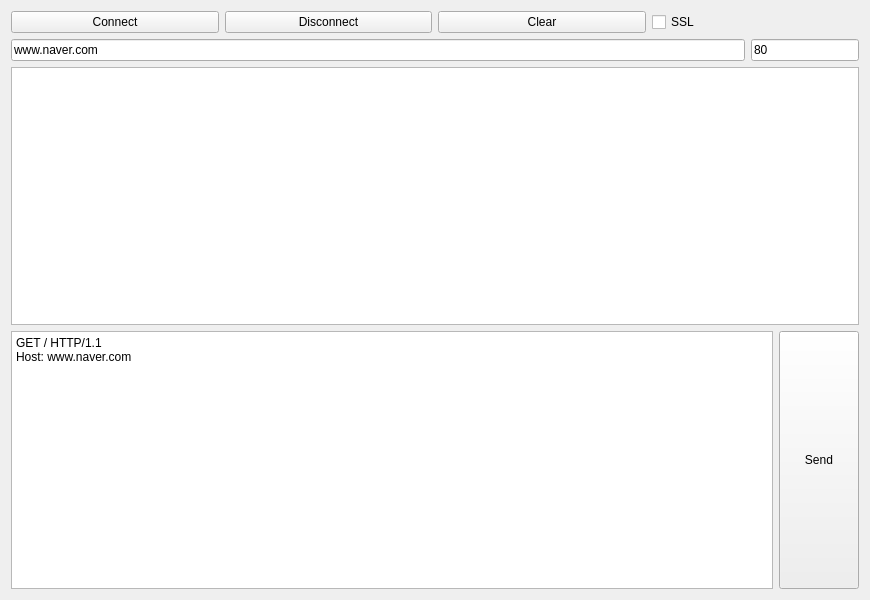
<?xml version="1.0" encoding="UTF-8"?>
<ui version="4.0">
 <class>Widget</class>
 <widget class="QWidget" name="Widget">
  <property name="geometry">
   <rect>
    <x>0</x>
    <y>0</y>
    <width>870</width>
    <height>600</height>
   </rect>
  </property>
  <property name="windowTitle">
   <string>WebClient</string>
  </property>
  <layout class="QGridLayout" name="gridLayout">
   <item row="0" column="0">
    <layout class="QGridLayout" name="gridLayout_2">
     <item row="0" column="0">
      <layout class="QHBoxLayout" name="horizontalLayout">
       <item>
        <widget class="QPushButton" name="pbConnect">
         <property name="text">
          <string>Connect</string>
         </property>
        </widget>
       </item>
       <item>
        <widget class="QPushButton" name="pbDisconnect">
         <property name="text">
          <string>Disconnect</string>
         </property>
        </widget>
       </item>
       <item>
        <widget class="QPushButton" name="pbClear">
         <property name="text">
          <string>Clear</string>
         </property>
        </widget>
       </item>
       <item>
        <widget class="QCheckBox" name="cbUseSSL">
         <property name="text">
          <string>SSL</string>
         </property>
        </widget>
       </item>
      </layout>
     </item>
     <item row="1" column="0">
      <layout class="QHBoxLayout" name="horizontalLayout_2">
       <item>
        <widget class="QLineEdit" name="leHost">
         <property name="text">
          <string>www.naver.com</string>
         </property>
        </widget>
       </item>
       <item>
        <widget class="QLineEdit" name="lePort">
         <property name="sizePolicy">
          <sizepolicy hsizetype="Fixed" vsizetype="Fixed">
           <horstretch>0</horstretch>
           <verstretch>0</verstretch>
          </sizepolicy>
         </property>
         <property name="text">
          <string>80</string>
         </property>
        </widget>
       </item>
      </layout>
     </item>
     <item row="2" column="0">
      <widget class="QPlainTextEdit" name="pteMessage">
       <property name="plainText">
        <string/>
       </property>
      </widget>
     </item>
     <item row="3" column="0">
      <layout class="QHBoxLayout" name="horizontalLayout_3">
       <item>
        <widget class="QPlainTextEdit" name="pteSend">
         <property name="plainText">
          <string>GET / HTTP/1.1
Host: www.naver.com












</string>
         </property>
        </widget>
       </item>
       <item>
        <widget class="QPushButton" name="pbSend">
         <property name="sizePolicy">
          <sizepolicy hsizetype="Minimum" vsizetype="Expanding">
           <horstretch>0</horstretch>
           <verstretch>0</verstretch>
          </sizepolicy>
         </property>
         <property name="text">
          <string>Send</string>
         </property>
        </widget>
       </item>
      </layout>
     </item>
    </layout>
   </item>
  </layout>
 </widget>
 <resources/>
 <connections/>
</ui>
